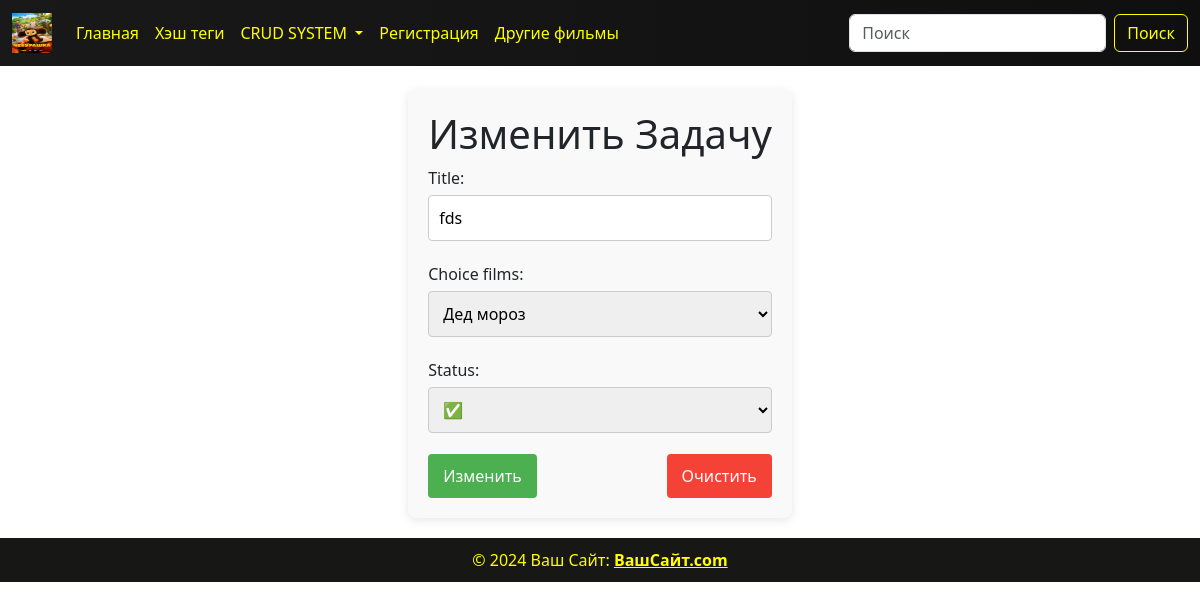
The page /task_list/13/update/ on the database its author committed.
### crud/models.py (models this page shows, shortened)
class TodoList(models.Model):
    STATUS = (
        ('✅', '✅'),
        ('❌', '❌')
    )
    title = models.CharField(max_length=100)
    choice_films = models.ForeignKey(Films, on_delete=models.CASCADE)
    status = models.CharField(max_length=20, choices=STATUS, default='❌')
    created_at = models.DateTimeField(auto_now_add=True)
    updated_at = models.DateTimeField(auto_now=True)

### films/models.py (models this page shows)
class Films(models.Model):
    GENRE = (
        ('Ужасы', 'Ужасы'),
        ('Комедия', 'Комедия'),
    )
    image = models.ImageField(upload_to='films/', verbose_name='загрузите фото', null=True)
    title = models.CharField(max_length=100, verbose_name='укажите название фильма', null=True)
    description = models.TextField(verbose_name='укажите описание фильма', null=True, blank=True)
    price = models.FloatField()
    created_at = models.DateTimeField(auto_now_add=True)
    genre = models.CharField(max_length=10, choices=GENRE)
    time = models.TimeField()
    director = models.CharField(max_length=100)
    trailer = models.URLField(null=True)
    def __str__(self):
        return self.title
    class Meta:
        verbose_name = 'фильм'
        verbose_name_plural = 'фильмы'

### crud/views.py (the view, shortened to what this page needs)
# urls.py: path('task_list/<int:id>/update/', views.UpdateTaskView.as_view(), name='task_update'),
class UpdateTaskView(generic.UpdateView):
    template_name = 'crud/update_task.html'
    form_class = forms.TaskForm
    success_url = "/task_list/"
    def get_object(self, *args, **kwargs):
        task_id = self.kwargs.get('id')
        return get_object_or_404(models.TodoList, id=task_id)

### crud/forms.py
class TaskForm(forms.ModelForm):
    class Meta:
        model = models.TodoList
        fields = '__all__'

### templates/crud/update_task.html (shortened to what this page needs)
{% load static %}
<!DOCTYPE html>
<html lang="en">
<head>
      <link href="https://cdn.jsdelivr.net/npm/bootstrap@5.3.3/dist/css/bootstrap.min.css" rel="stylesheet"
>
    <link rel="stylesheet" href="{% static 'css/show.css' %}">
    <link rel="stylesheet" href="{% static 'css/form_task.css' %}">
</head>
<body>
{% include 'components/header.html' %}
<div class="task-form-container">
    <h1>Изменить Задачу</h1>
    <form  method="post" class="task-form">
        {{ form.as_p }}
        <div class="form-buttons">
            <button type="submit">Изменить</button>
            <button type="reset">Очистить</button>
        </div>
    </form>
</div>
{% include 'components/footer.html' %}
</body>
</html>

### static/css/show.css (style rules this page uses)
body { display: flex; flex-direction: column; min-height: 100vh; padding-top: 70px; background: url("https://i.pinimg.com/736x/e3/7d/a9/e37da92d1e32051af32a81a8950733f3.jpg"); background-repeat: no-repeat; background-size: cover; background-position: center; }

### static/css/form_task.css (style rules this page uses)
.task-form-container { max-width: 500px; margin: 20px auto; padding: 20px; background: #f9f9f9; border-radius: 8px; box-shadow: 0 2px 10px rgba(0, 0, 0, 0.1); }
.task-form input, .task-form textarea, .task-form select { width: 100%; padding: 10px; margin: 5px 0; border: 1px solid #ccc; border-radius: 4px; }
.form-buttons { display: flex; justify-content: space-between; }
.form-buttons button { padding: 10px 15px; border: none; cursor: pointer; border-radius: 4px; }
.form-buttons button[type="submit"] { background: #4CAF50; color: white; }
.form-buttons button[type="reset"] { background: #f44336; color: white; }

### rows shown on the page
TodoList: title "fds", choice_films "Дед мороз", status "✅"
